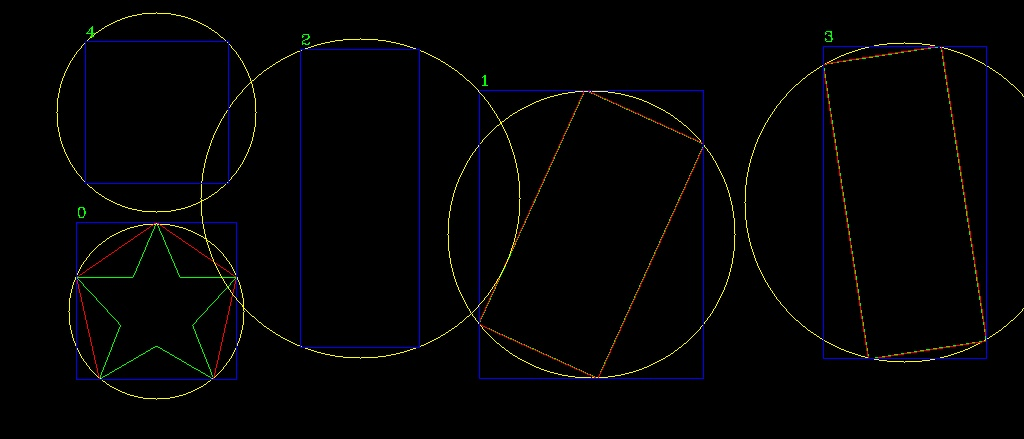
//> input picture OpenCV/media/65_contour_area.jpg, 1024 x 439 px
$ ./65_contour_area   (built with g++ and OpenCV 4)
//> lines starting //> are read from the running program, lines starting //| are printed output that depends on the picture; after the words box and inside, x2 and y2 are one past the last pixel; in counts of white or black regions, pixels touching at a corner belong together
/*
【Day23】使用OpenCV進行輪廓的幾何運算
2023-10-04 00:19:34
https://ithelp.ithome.com.tw/articles/10329083
*/

#include <iostream>
#include <opencv2/opencv.hpp>
#include "opencv2/core/utils/logger.hpp"

using namespace std;

vector<vector<cv::Point>> contours;
void onClick(int event, int x, int y, int flags, void* param)
{
    if (event & cv::EVENT_LBUTTONDOWN)
    {
		for (int i = 0;i < contours.size();i++) {
			double dist = cv::pointPolygonTest(contours[i],cv::Point2f(x,y),false);
			if (dist == 0.0) {
				printf("f(%d,%d)在輪廓%d邊緣上\n",x,y,i);
			}
			else if(dist == -1.0){
				printf("f(%d,%d)在輪廓%d外\n",x,y,i);
			}
			else if (dist == 1.0) {
				printf("f(%d,%d)在輪廓%d內\n",x,y,i);
			}
		}

		printf("--------------------\n");
    }
}

int main()
{

    cv::utils::logging::setLogLevel(cv::utils::logging::LOG_LEVEL_ERROR);
	cv::Mat image = cv::imread("/home/philphoenix/infinicloud/OpenCV/65_contour_area.jpg",cv::IMREAD_GRAYSCALE);
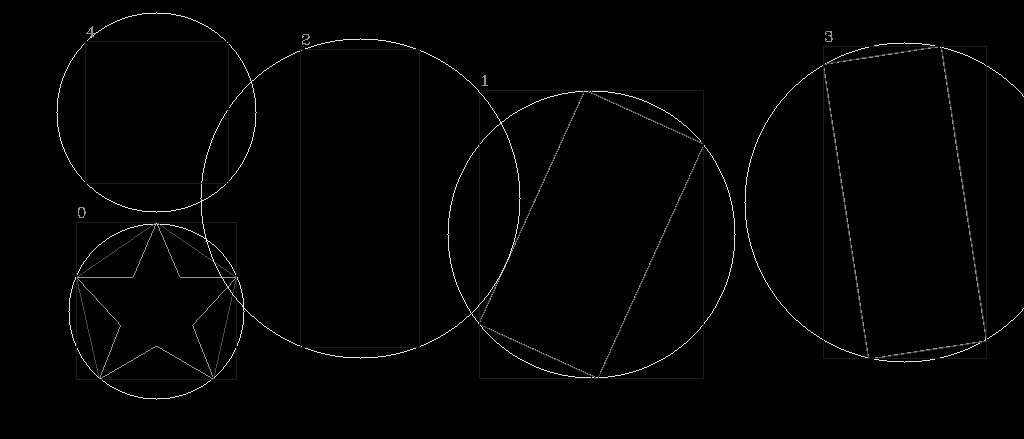
//> image: 439 rows x 1024 cols, CV_8UC1; min 0, max 233, mean 2.8

	cv::namedWindow("Output",cv::WindowFlags::WINDOW_NORMAL);
	cv::resizeWindow("Output", cv::Size(512.0 * ((float)image.cols / image.rows), 512));
	cv::setMouseCallback("Output", onClick);

	cv::Mat dst;
	cv::threshold(image, dst,0,255,cv::THRESH_OTSU);
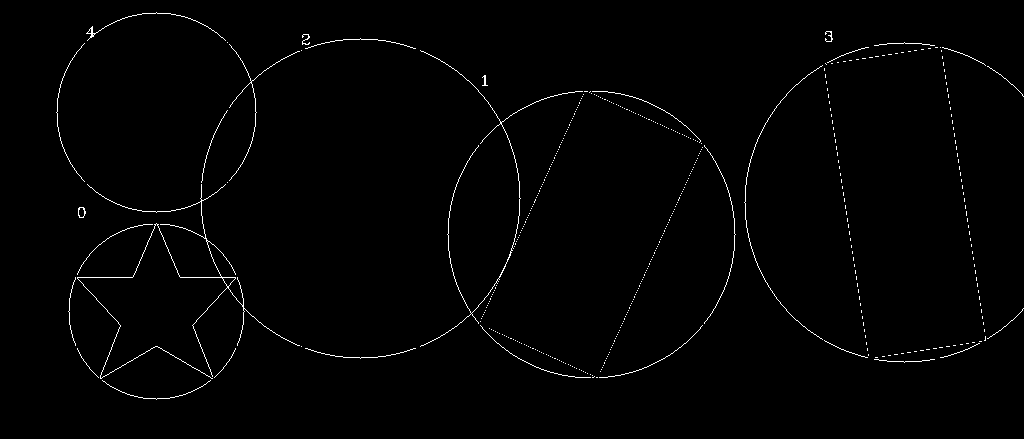
//> dst: 439 rows x 1024 cols, CV_8UC1; 1.1% white in thin lines or dots, all inside (x1, y1, x2, y2) = (56, 12, 1024, 400)
	cv::findContours(dst, contours, cv::RETR_EXTERNAL, cv::CHAIN_APPROX_SIMPLE);
//> contours = 450 contours, 447 with area under 20; largest, box (x1, y1, x2, y2) and area: (77, 184, 300, 379) 82, (78, 207, 86, 218) 59, (86, 12, 226, 41) 32
	cv::Mat output=cv::Mat::zeros(cv::Size(image.cols,image.rows),CV_8UC3);
	cv::drawContours(output, contours, -1, cv::Scalar(0, 255, 0));
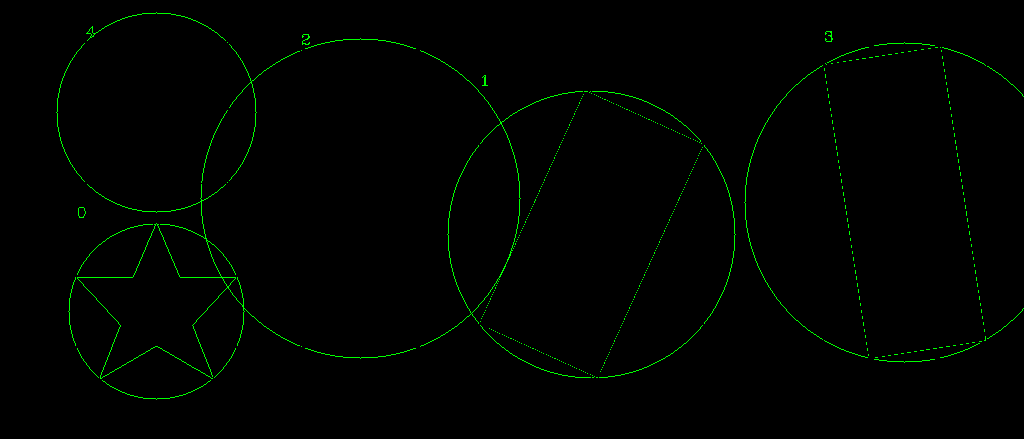
//> output: 439 rows x 1024 cols, CV_8UC3; mean B, G, R 0, 2.7, 0
	for (int i = 0;i < contours.size();i++) {
		vector<cv::Point> convex_hull_contours;
		cv::convexHull(contours[i], convex_hull_contours);

		cv::Rect bounding_rect=cv::boundingRect(contours[i]);
		cv::RotatedRect min_area_rect = cv::minAreaRect(contours[i]);

		cv::Point2f center;
		float radius;
		cv::minEnclosingCircle(contours[i],center,radius);
		cv::circle(output, center,radius,cv::Scalar(0, 255, 255));

		cv::polylines(output, convex_hull_contours, true, cv::Scalar(0, 0, 255));
		cv::rectangle(output, bounding_rect, cv::Scalar(255, 0, 0));
		cv::putText(output, to_string(i), cv::Point(bounding_rect.x, bounding_rect.y - 5),cv::FONT_HERSHEY_COMPLEX,0.5,cv::Scalar(0,255,0));

		printf("%d -> angle:%.2f\n", i, min_area_rect.angle);
	}
//> this loop made 450 passes
//> (bounding_rect, min_area_rect, radius) on passes 4 to 6: (Rect(592, 375, 1, 1), centre (592, 375), size (0, 0), angle -90, 0.0001), (Rect(590, 374, 1, 1), centre (590, 374), size (0, 0), angle -90, 0.0001), (Rect(587, 373, 1, 1), centre (587, 373), size (0, 0), angle -90, 0.0001)
//| 0 -> angle:-90.00
//| 1 -> angle:-90.00
//| 2 -> angle:-26.57
//| 3 -> angle:-90.00
//| 4 -> angle:-90.00
//| 5 -> angle:-90.00
//| 6 -> angle:-90.00
//| 7 -> angle:-90.00
//> (output is shown up to pass 8 of 450)
//> pass 1, `cv::putText(output, to_string(i), cv::Point(bounding_rect.x, bounding_..`:
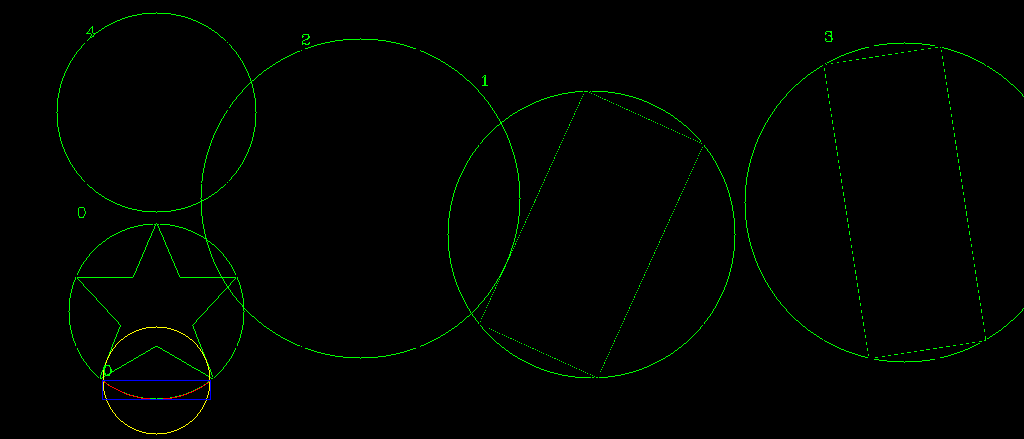
//> output: 439 rows x 1024 cols, CV_8UC3; 0.15% of pixels changed, all inside (x1, y1, x2, y2) = (102, 326, 211, 435)
//> after the loop:
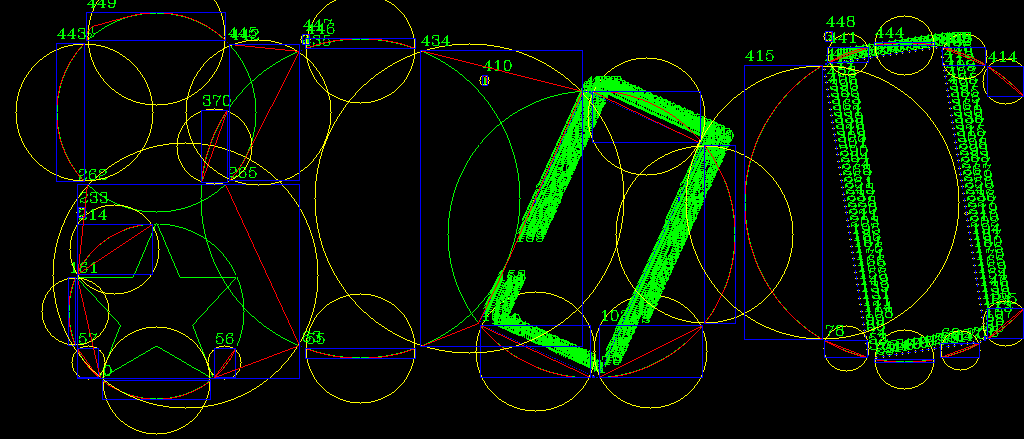
//> output: 439 rows x 1024 cols, CV_8UC3; mean B, G, R 4.6, 19.7, 6.2
	cv::imshow("Output",output);
	cv::imwrite("65_contour_area.jpg", output);
	cv::waitKey(0);
	return 0;
}
